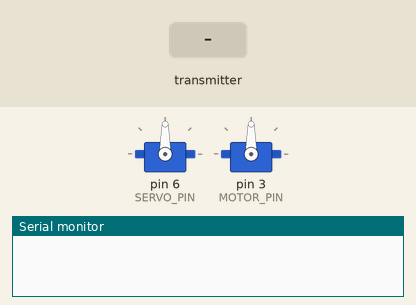
A sketch run on a simulated Arduino Uno, built with avr-gcc and run on an emulated ATmega328P. Parts: 2 × servo, the last lines printed to the serial monitor. The inputs (shaded band) are chosen by the test bench. No radio packets arrive unless stated.

Above: at 1.2 s.
1.3 s: the transmitter starts sending msg.0 = 0
At 2.7 s:
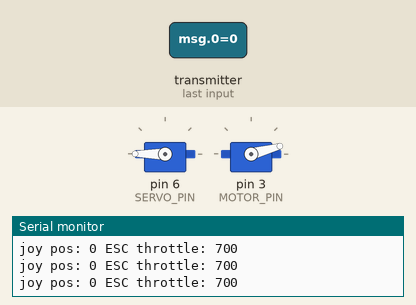
Timing chart, 0 to 4.3 s (numbered marks = the images above; inputs shaded):
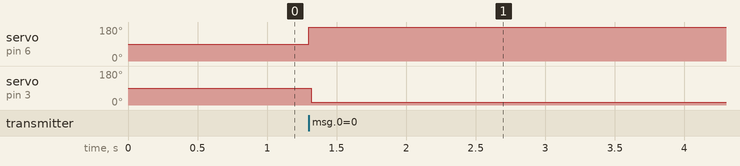

The sketch:

receiver_control_servo_tunigy_arming.ino
```cpp
#include <SPI.h>
#include <Servo.h>
#include "nRF24L01.h"
#include "RF24.h"

// Servo pin mappings
#define SERVO_PIN   6 // Any pin on the Arduino or Gertboard will work.
#define MOTOR_PIN   3

// Receiver pin mappings
#define NRF_CE_PIN  4 // yellow
#define NRF_CSN_PIN 5 // orange

// Serial vals
#define BAUD_RATE 9600

// Receiver vals
#define NRF_PIPE 0xE8E8F0F0E1LL

// Joystick vals
#define JOY_MOTOR_MIN -512
#define JOY_MOTOR_MAX 512
#define JOY_MIN 0
#define JOY_MAX 1024

// Servo vals
#define SERVO_PULSE_PERIOD 20000 // Microseconds
#define SERVO_PULSE_LEN 1000 // Microseconds
#define SERVO_PULSE_MIN 750 // Microseconds
#define SERVO_PULSE_HALF 1500 // Microseconds
#define SERVO_PULSE_MAX 2250 // Microseconds
#define SERVO_PULSE_RANGE SERVO_PULSE_MAX-SERVO_PULSE_MIN // Microseconds

#define MIN_SERVO 0
#define MAX_SERVO 180
#define MIN_MOTOR 700
#define MAX_MOTOR 2000

// Global variables
int msg[3]; // [X, Y, BTN]
RF24 radio(NRF_CE_PIN, NRF_CSN_PIN);
Servo esc;
Servo servo;

int esc_set = false;

void setup() {
  // Servo setup
//  pinMode(SERVO_PIN, OUTPUT);

  // Receiver setup
  radio.begin();
  radio.setPALevel(RF24_PA_LOW);
  radio.openReadingPipe(1,NRF_PIPE);
  radio.startListening();

  // Motor setup
  servo.attach(SERVO_PIN);
  esc.attach(MOTOR_PIN);
  // Setup logging
  Serial.begin(BAUD_RATE);
}

void dumpLog(){
  // Joystick info
  Serial.print(" X: ");
  Serial.print(msg[0]);
  Serial.print(" Y: ");
  Serial.print(msg[1]);
  Serial.print(" button: ");
  Serial.println(msg[2]);

}

void updateMotor(int joyPos){
  int throttle = map(max(joyPos-512, 0), 0, JOY_MOTOR_MAX, MIN_MOTOR, MAX_MOTOR);
  Serial.print("joy pos: ");
  Serial.print(joyPos);
  Serial.print(" ESC throttle: ");
  Serial.println(throttle);
  esc.write(throttle);
}

void updateServo(int joyPos){
  int pos = map(joyPos, JOY_MIN, JOY_MAX, MIN_SERVO, MAX_SERVO);
//  Serial.print("joyPos   : ");
//  Serial.print(joyPos);
//  Serial.print(" Servo pos: ");
//  Serial.println(max(MAX_SERVO-pos, 0));
  servo.write(max(MAX_SERVO-pos, 0));
  delay(15);
}
void loop() {
//  Serial.print("notavalable");
  if (radio.available()){
//    Serial.print("available");
    radio.read(msg, 6);
    updateServo(msg[0]);
    updateMotor(msg[1]);
    if (!esc_set) {
      esc_set = (msg[2] == 0);
    }
//    dumpLog();
//    delay(100 - SERVO_PULSE_PERIOD/1000);
  }
}
```

Measured:
- after the input at 1.3 s, servo on pin 6 (SERVO_PIN): 90° → 180° at once; servo on pin 3 (MOTOR_PIN): 90° → 15° at once
